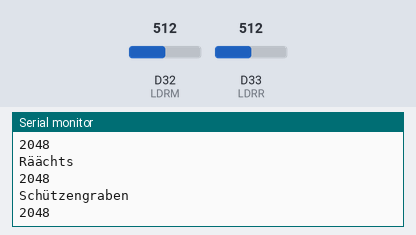
A sketch run on a simulated Arduino Due. Shown: the last lines printed to the serial monitor. The inputs (shaded band) are chosen by the test bench; at power-on: D32 (LDRM) = 512, D33 (LDRR) = 512 (analog values on the 0–1023 scale).

Above: at 2.2 s.
2.3 s: D32 (LDRM) set to 716
At 2.9 s:
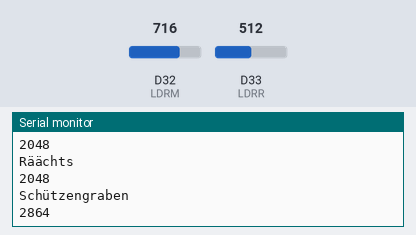
3.8 s: D33 (LDRR) set to 306
At 4.4 s:
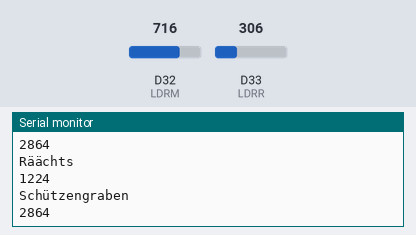
5.3 s: D32 (LDRM) set to 900
At 5.9 s:
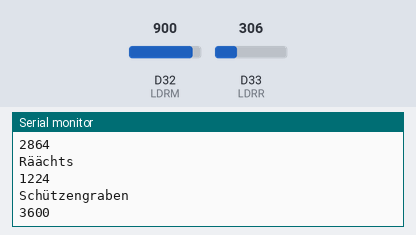
6.8 s: D33 (LDRR) set to 122
At 7.4 s:
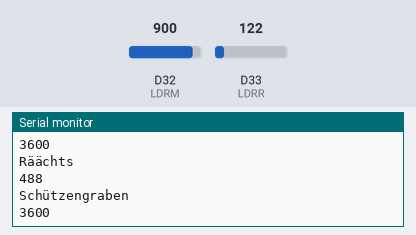
Timing chart, 0 to 9.3 s (numbered marks = the images above; inputs shaded):
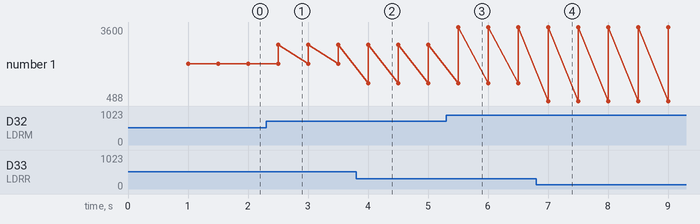

Measured:
- after the input at 2.3 s, the serial monitor: prints a new line after 0.20 s (image 1)
- after the input at 3.8 s, the serial monitor: prints a new line after 0.20 s (image 2)
- after the input at 5.3 s, the serial monitor: prints a new line after 0.20 s (image 3)
- after the input at 6.8 s, the serial monitor: prints a new line after 0.21 s (image 4)
- plotted number 1: 2048 → 2864 after the input at 2.3 s, 2864 → 3600 after the input at 5.3 s

The sketch:

esp_2_photoresistors_concept.ino
```cpp
int LDRR = 33; // Analoger Pin als LDR Eingang
int LDRM = 32;
//int LED = 13; // LED-Pin
int sensorWertR = 0; // Variable für den Sensorwert mit 0 als Startwert
int sensorWertM =0;
void setup()
{
Serial.begin(115200);
delay(1000);
//pinMode (2, OUTPUT);
analogReadResolution(12);
}

void loop()
{
//digitalWrite(2, HIGH);
sensorWertR =analogRead(LDRR);
sensorWertM =analogRead(LDRM);
 //
Serial.println("Räächts");
Serial.println(sensorWertR);
Serial.println("Schützengraben"); //Ausgabe am Serial-Monitor.
Serial.println(sensorWertM); //Ausgabe am Serial-Monitor.
delay(500);
}
```
